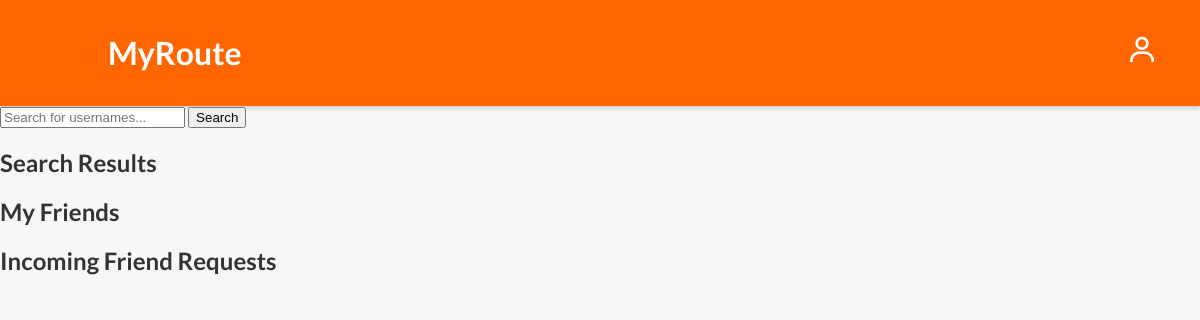
The page /friends (signed in) on the database as committed earlier.
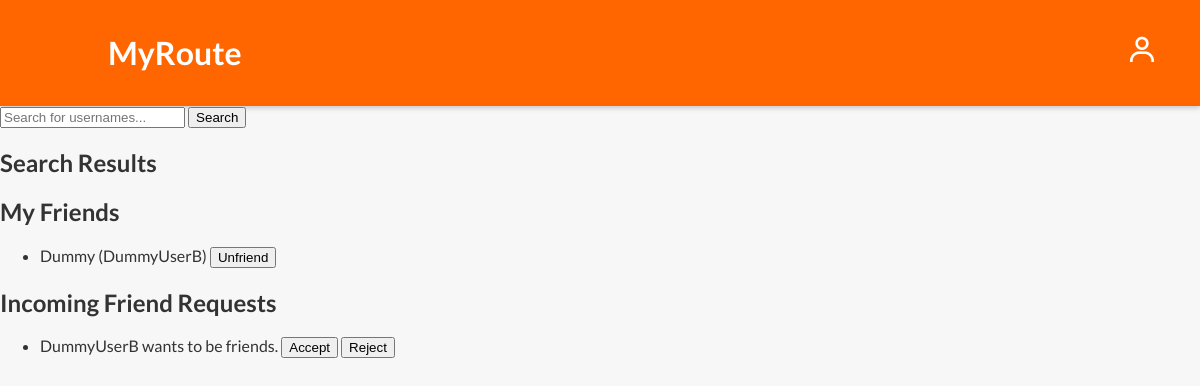
The same page on the database as committed later.
### app/models.py (models this page shows, shortened)
class User(db.Model, UserMixin):
    __tablename__ = 'users'
    id = db.Column(db.Integer, primary_key=True)
    username = db.Column(db.String(50), unique=True, nullable=False)
    firstname = db.Column(db.String(50), nullable=False)
    surname = db.Column(db.String(50), nullable=False)
    email = db.Column(db.String(120), unique=True, nullable=False)
    phone_number = db.Column(db.String(15), unique=True, nullable=False)
    dob = db.Column(db.Date, nullable=False)
    password_hash = db.Column(db.String(128), nullable=False)
    subscription_plan_id = db.Column(db.Integer, db.ForeignKey('subscription_plan.id'))
    subscription_start_date = db.Column(db.Date, nullable=True)
    stripe_customer_id = db.Column(db.String(255), nullable=True, unique=True)
    journey = db.relationship('JourneyRecord', backref='users', lazy=True)
    sent_requests = db.relationship('FriendRequest', foreign_keys='FriendRequest.requester_id', backref='requester', lazy='dynamic')
    received_requests = db.relationship('FriendRequest', foreign_keys='FriendRequest.requestee_id', backref='requestee', lazy='dynamic')
    friends = db.relationship('User', secondary=friends,
                              primaryjoin=(friends.c.user_id == id),
                              secondaryjoin=(friends.c.friend_id == id),
                              backref=db.backref('added_friends', lazy='dynamic'), lazy='dynamic')

class FriendRequest(db.Model):
    __tablename__ = 'friend_requests'
    id = db.Column(db.String(36), primary_key=True, default=lambda: str(uuid.uuid4()))
    requester_id = db.Column(db.Integer, db.ForeignKey('users.id'), nullable=False)
    requestee_id = db.Column(db.Integer, db.ForeignKey('users.id'), nullable=False)
    status = db.Column(db.String(10), nullable=False)
    timestamp = db.Column(db.DateTime, default=datetime.utcnow)

### app/views.py (the view)
@app.route('/friends')
@login_required
def friends():
    incoming_requests = FriendRequest.query.filter_by(requestee_id=current_user.id, status='pending').all()
    friends = current_user.friends  # This will depend on how you've set up the friends relationship
    return render_template('friends.html', friends=friends, requests=incoming_requests)

### app/__init__.py (called while the page is built)
@login_manager.user_loader
def load_user(user_id):
    return User.query.get(int(user_id))

### app/views.py (called while the page is built)
@app.context_processor
def inject_subscription_plan():
    if current_user.is_authenticated:
        user = User.query.get(current_user.id)
        if user.subscription_plan:  # Assuming there is a subscription_plan relationship
            subscription_plan_name = user.subscription_plan.plan_name
        else:
            subscription_plan_name = 'No Subscription'
    else:
        subscription_plan_name = 'Not Logged In'
    return dict(subscription_plan_name=subscription_plan_name)

### app/templates/friends.html (shortened to what this page needs)
{% extends "base.html" %}
{% block body %}
<body>
    <form id="searchForm">
        <input type="text" name="query" placeholder="Search for usernames...">
        <input type="submit" value="Search">
    </form>
    <div id="searchResults">
        <h2>Search Results</h2>
    </div>
    <div id="friendsList">
        <h2>My Friends</h2>
        <ul>
            {% for friend in friends %}
            <li id="friend-{{ friend.id }}">
                {{ friend.firstname }} ({{ friend.username }})
                <button class="unfriend-button" data-friend-id="{{ friend.id }}">Unfriend</button>
            </li>
            {% endfor %}
        </ul>
    </div>
    <div class="friend-requests">
        <h2>Incoming Friend Requests</h2>
        <ul>
            {% for request in requests %}
            <li>
                {{ request.requester.username }} wants to be friends.
                <button class="respond-request" data-request-id="{{ request.id }}" data-action="accept">Accept</button>
                <button class="respond-request" data-request-id="{{ request.id }}" data-action="reject">Reject</button>
            </li>
            {% endfor %}
        </ul>
    </div>
</body>
{% endblock %}

### app/templates/base.html (shortened to what this page needs)
<!DOCTYPE html>
<html lang="en">
<head>
    <link rel="stylesheet" href="{{ url_for('static',filename='css/base.css')}}">
    <link rel="stylesheet" href="https://unpkg.com/boxicons@latest/css/boxicons.min.css">
</head>
<body>
    <div class="thisHeader">
        <h1 id="title">MyRoute</h1>
        {% block navbar %}
        <nav id="navbar">
            {% if current_user.is_authenticated %}
            <button class="icon-button" onclick="SignUp()"><i class="bx bx-user"></i></button>
            {% else %}
            <a href="{{ url_for('login') }}" class="nav-button1">Login</a>
            <a href="{{ url_for('register') }}" class="nav-button2">Sign Up</a>
            {% endif %}
        </nav>
        {% endblock %}
    </div>
    <link rel="stylesheet" href="https://unpkg.com/leaflet/dist/leaflet.css" />
    <link rel="stylesheet" href="https://unpkg.com/leaflet-routing-machine/dist/leaflet-routing-machine.css" />
    <link rel="stylesheet" href="https://unpkg.com/leaflet-control-geocoder/dist/Control.Geocoder.css" />
    {% block body %}{% endblock %}
</body>
</html>

### app/static/css/base.css (style rules this page uses)
html { scroll-behavior: smooth; }
body { font-family: 'Lato', sans-serif; margin: 0; padding: 0; background-color: #f7f7f7; color: #333; box-sizing: border-box; }
.thisHeader { display: flex; justify-content: space-between; align-items: center; background-color: #ff6600; padding: 1vw; box-shadow: 0 2px 5px rgba(0, 0, 0, 0.2); }
#title { color: #fff; font-size: 2em; margin-left: 4vw; margin-right: auto; padding-left: 4vw; }
nav#navbar { display: flex; justify-content: flex-end; align-items: center; }
.icon-button { border: none; background: none; cursor: pointer; padding: 0; font-size: 2rem; color: white; margin-right: 30px; }

Rows that differ between the two databases and show on the page:
now on this page (row unchanged): User: firstname "Dummy", username "DummyUserB"
added FriendRequest: requester.username "DummyUserB"
